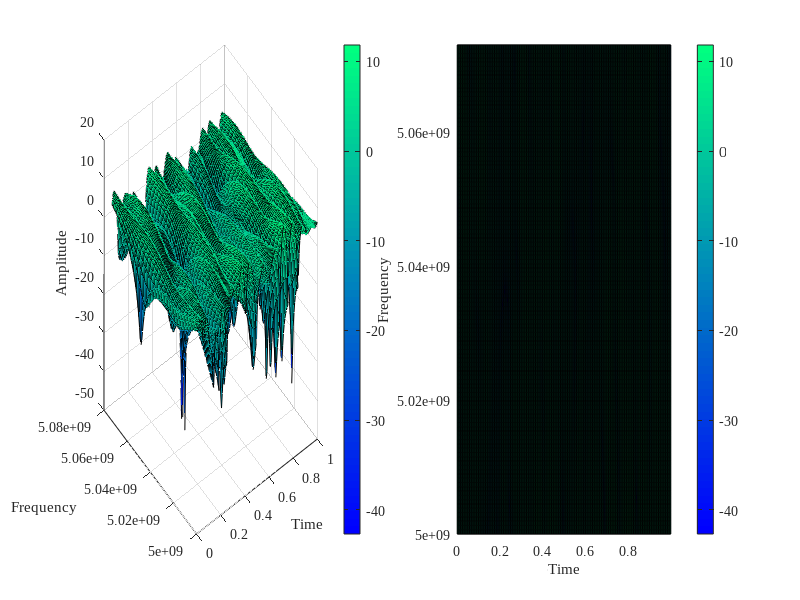

This figure's MATLAB source:
% This script generates one channel without considering the distance to the
% base station

number_objects = 10;                    % Number of objects

% Amplitude
A = rand(1, number_objects);

% Dopler shifts
speed = 3;                              % Speed (km/h)
speed = speed*1000/3600;                % Speed (m/s)
f = 5e9;                                % Frequency (GHz)
c = 3e8;                                % Speed of light
f_dopler_max = f*(c+speed)/c - f;           % Dopler frequency (Hz)
    % The dopler vector will contain all the dopler shifts. This shifts can
    % be positive or negative: if the signal is direct, the user may be
    % going away from the base (negative) or going towards the base
    % (positive). It is also possible that the signal is not direct. That
    % is why the dopler seen can be smaller. However, it can never be
    % greater than f_dopler. That is why the vector is then trucated
f_dopler_distribution = makedist('Normal','mu',0,'sigma',f_dopler_max);
f_dopler_distribution = truncate(f_dopler_distribution, ...
    round(-f_dopler_max), round(f_dopler_max));
f_dopler = random(f_dopler_distribution,size(A));

% Delays 
% The maximum delay will come from a building at 10 m
maximum_distance = 10;
delay_maximum_distance = maximum_distance/c;
delay = delay_maximum_distance*rand(size(A));

% Phases
% The phase will be random between -180 and 180
phase = 360*rand(size(A))-180;

% Axes
% The time frame is 3 ms, and I want 30 s
time_frame = 3e-3;                      % (s)
evaluation_time = 1;                   % (s)
time = 0:time_frame:evaluation_time;
% The subband bw is 640 kHz and there are 114 subbands
subband_bw = 640e3;
number_subbands = 114;
frequency = f:subband_bw:f+subband_bw*number_subbands;

[time, frequency] = meshgrid(time, frequency);

% Sum all the cntributions to the channel of the objects, see slide 23
T = zeros(size(time));
for ii = 1:number_objects
    T = T + A(ii)*exp(1j*(2*pi*f_dopler(ii)*time-...
        2*pi*delay(ii)*frequency-phase(ii)));
end

% Plot all the channel
set(0, 'DefaultAxesFontName', 'Times New Roman');
figure('Color',[1 1 1]);
set(gcf,'position',[100,100,2000,700]);

subplot(1, 2, 1);
surf(time, frequency, 20*log10(abs(T)));
xlabel('Time');
ylabel('Frequency');
zlabel('Amplitude');
colormap winter
colorbar;

subplot(1, 2, 2);
pcolor(time, frequency, 20*log10(abs(T)));
xlabel('Time');
ylabel('Frequency');
colormap winter
colorbar;

path = '../Images/';
% saveas(gca, [path, 'one_channel'],'epsc');